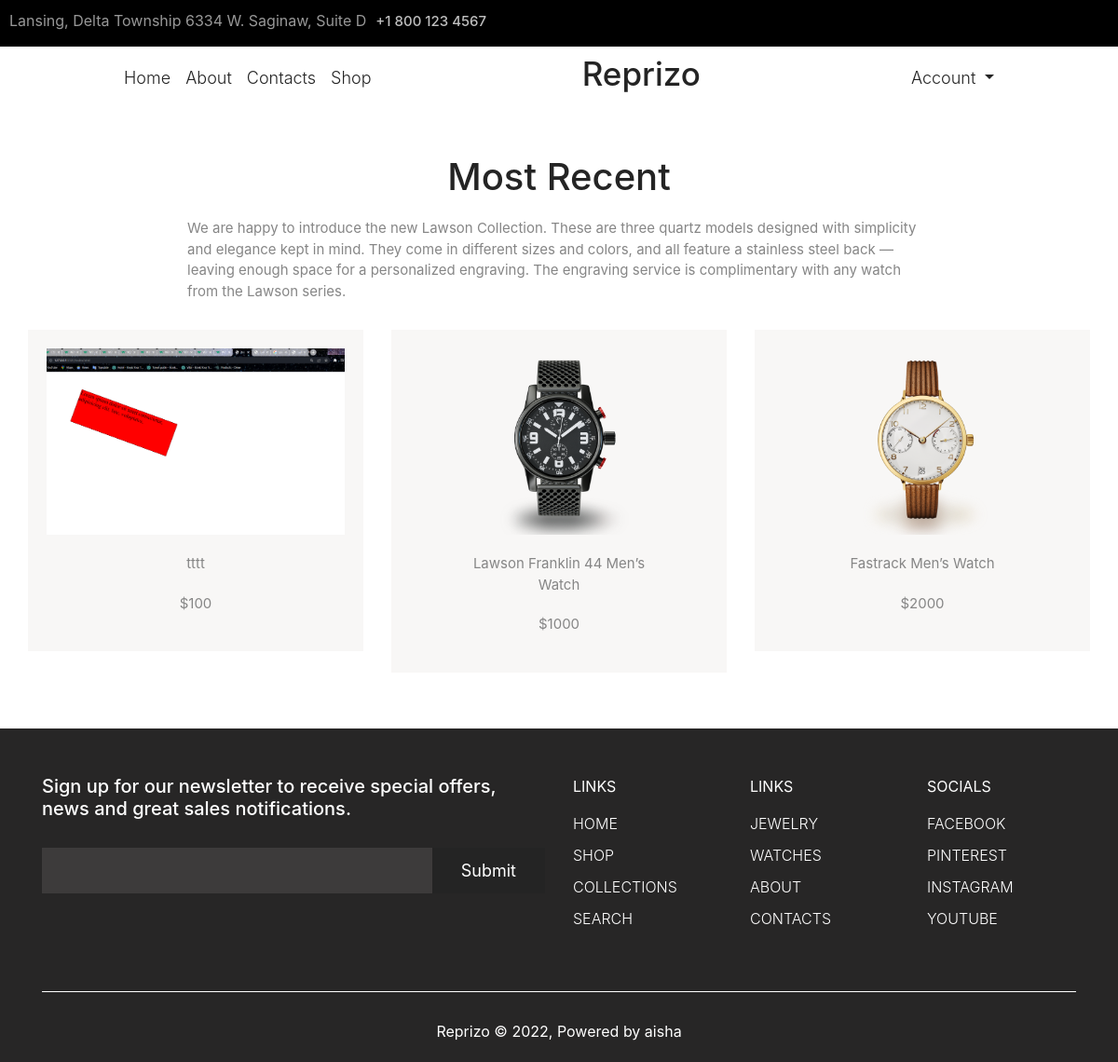
Page /productDetail.php on the committed database.
### tables this page shows
CREATE TABLE `products` (
  `id` int(11) NOT NULL,
  `title` varchar(255) NOT NULL,
  `description` text NOT NULL,
  `price` int(11) NOT NULL,
  `image` varchar(255) NOT NULL,
  `brand` varchar(255) NOT NULL
);

### dashboard/functions.php (called while the page is built, shortened)
<?php
require('connection.php');
require('product/product.php');
$db=new DBController();
$product=new Product($db);
?>

### dashboard/product/product.php (called while the page is built, shortened)
<?php
class Product
{
    public $db = null;
    public function __construct(DBController $db)
    {
        $this->db = $db;
    }
    public function getRecentedData()
    {
        $result = $this->db->con->query("SELECT * FROM products ORDER BY id DESC LIMIT 3");
        $resultArray = array();
        while ($item = mysqli_fetch_array($result, MYSQLI_ASSOC)) {
            $resultArray[] = $item;
        }
        return $resultArray;
    }
}

### dashboard/connection.php (called while the page is built, shortened)
<?php
class DBController{
  protected  $server = "localhost";
  protected  $user = "root";
  protected  $pass = "";
  protected $database = "company";
  public function __construct(){
    $this->con = mysqli_connect($this->server, $this->user, $this->pass, $this->database);
  }
}

### productDetail.php (the view, shortened to what this page needs)
<?php
include('dashboard/functions.php');
$mostRecent = $product->getRecentedData();
include('header.php');
?>
<section class="container seventhSec">
    <h3>Most Recent</h3>
    <p>We are happy to introduce the new Lawson Collection. These are three quartz models designed with simplicity and elegance kept in mind. They come in different sizes and colors, and all feature a stainless steel back — leaving enough space for a personalized engraving. The engraving service is complimentary with any watch from the Lawson series.</p>
    <div class="row">
        <?php
        foreach ($mostRecent as $productt) { ?>
            <div class="col-md-4 col-sm-12">
                <div class="cardy">
                    <img src="uploads/products/<?php echo $productt['image'] ?>" alt="">
                    <a href="<?php printf('%s?id=%s', 'productDetail.php',  $productt['id']); ?>">
                        <p><?php echo $productt['title']; ?></p>
                    </a>
                    <p>$<?php echo $productt['price']; ?></p>
                </div>
            </div>
        <?php
        } ?>
    </div>
</section>
<?php
include('footer.php');
?>

### index.css (style rules this page uses)
* { margin: 0; padding: 0; box-sizing: border-box; }
.cardy { background-color: #f8f7f6; position: relative; padding: 20px; text-align: center; margin: 10px 0; }
.cardy img { width: 100%; height: 200px; object-fit: cover; }
.cardy p { font-size: 15px; color: #242424; font-weight: 400; }
.cardy a { text-decoration: none; }
.seventhSec { padding: 50px 0; }
.seventhSec h3 { font-size: 40px; color: #242424; text-align: center; }
.seventhSec p { font-size: 15px; color: #868686; width: 70%; margin:20px auto; }

### rows in the picture
products: image (picture), title "tttt", price "100"
products: image (picture), title "Lawson Franklin 44 Men’s Watch", price "1000"
products: image (picture), title "Fastrack Men’s Watch", price "2000"

### other values in the picture
$_SESSION['username'] "Account"
